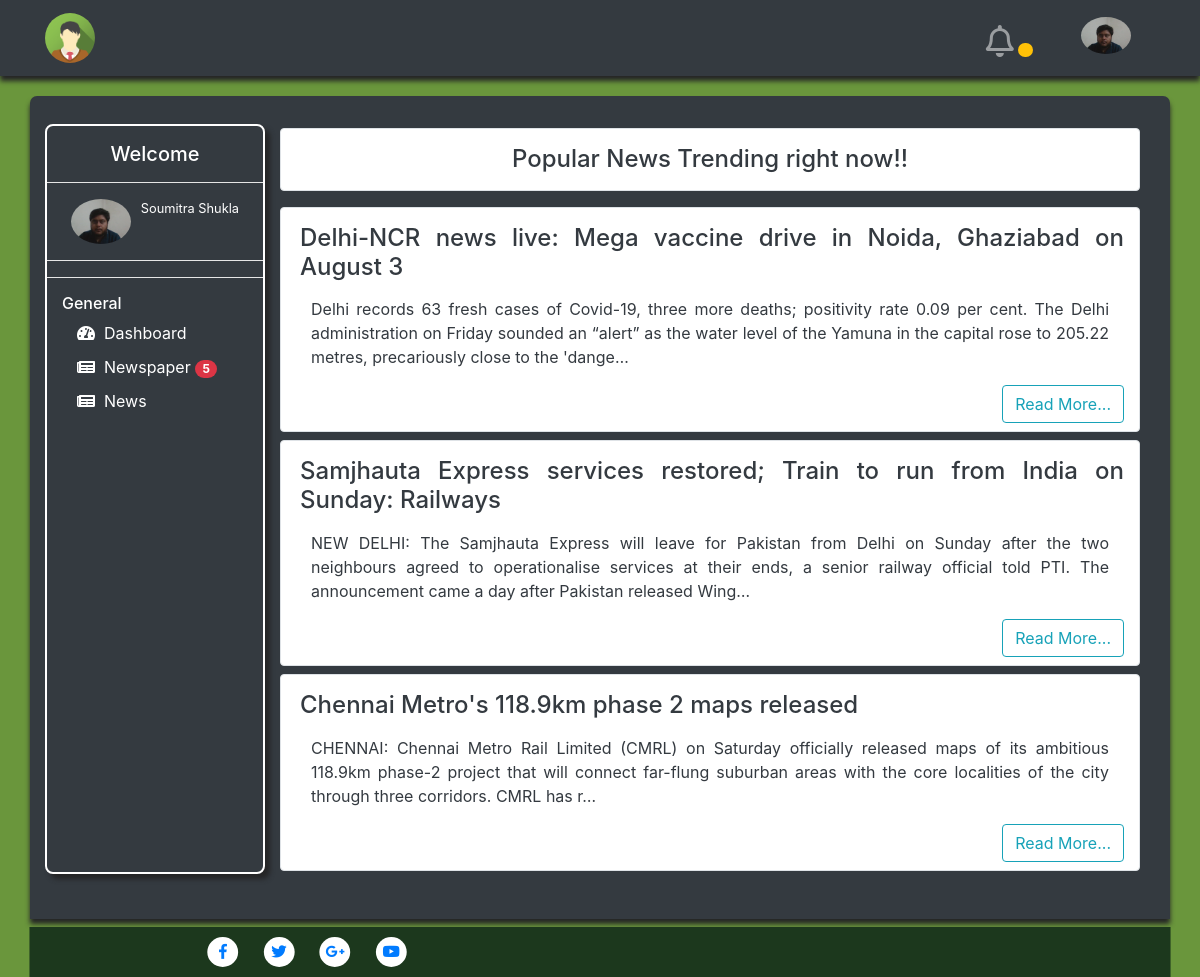
Screenshot of /news/latest (signed in) with the database file from the repository.
### accounts/models.py (models this page shows, shortened)
class Profile(models.Model):
    user = models.OneToOneField(User, on_delete=models.CASCADE)
    name = models.CharField(max_length=30, blank=True)
    email_id = models.EmailField(
        max_length=70, blank=True, null=True, unique=True)
    phone_number = models.IntegerField(blank=True, null=True)
    birth_date = models.DateField(null=True, blank=True)
    picture = models.ImageField(upload_to='profile_pics')
    SEX_CHOICES = (
        ('F', 'Female',),
        ('M', 'Male',),
        ('U', 'Unsure',),
    )
    sex = models.CharField(
        max_length=1,
        choices=SEX_CHOICES,
    )

### newspapers/models.py (models this page shows, shortened)
class News(models.Model):
    heading = models.CharField(max_length=400)
    article = models.TextField(null=True,blank=True)
    summary = models.TextField(null=True,blank=True)
    published_date = models.DateTimeField(blank=True, null=True)
    unique_id = models.IntegerField(blank=True, null=True)
    newspaper_name = models.ForeignKey(
        Newspaper_name, related_name='related_news', on_delete=models.CASCADE)

### newspapers/views.py (the view)
# urls.py: path('news/latest',views.latest_news,name='latest'),
def latest_news(request):
	news=News.objects.all().order_by("-id")[:6]
	return render(request,'newspapers/latest.html',context={'news':news})

### mysite/context_processors.py (called while the page is built)
def main(request):
	return {
	'newspaper_name': Newspaper_name.objects.all().order_by('-id')
	}

### newspapers/templates/newspapers/latest.html
{% extends "main.html" %}
{% block content %}
                <div class="container row mx-auto">
                    <div class="col-12 my-2 border bg-white text-dark rounded">
                        <h4 class="text-center d-block my-3">Popular News Trending right now!! </h4>
                    </div>
                 {% for new in news %}
                    <div class="col-12 text-justify bg-white text-dark border rounded mt-2">
                        <h4 class="ml-1 d-block my-3">{{new.heading}}</h4>
                        <P class="container">{{new.article|truncatechars:"250"}}</P>
                        <a href="{% url 'newspapers:news_detail' pk=new.pk %}" class="d-inline-block mb-2 btn btn-outline-info float-right">Read More...</a>
                    </div>
                    {% endfor %}
                </div>
{% endblock %}

### templates/main.html (shortened to what this page needs)
{% load static %}
<!DOCTYPE html>
<html lang="en">
<head>
    <link rel="stylesheet" type="text/css" href="{% static 'lib/bootstrap4.min.css' %}" />
    <link rel="stylesheet" href="https://use.fontawesome.com/releases/v5.0.13/css/all.css">
    <link rel="stylesheet" href="{% static 'css/main.css' %}">
</head>
<body style="background-color: #6a963c;">
    <nav class="navbar navbar-expand-sm navbar-dark navbar-top fixed-top bg-dark" style="box-shadow: 0px 5px 5px #252526;">
        <div class="container">
            <a href="http://www.indianrailways.gov.in/railwayboard/" class="navbar-brand">
                <img src="{% static 'img/indian_railway.png' %}" class="rounded-circle img-fluid" width="50">
            </a>
            <div class="collapse navbar-collapse" id="navid">
                {% if user.is_authenticated %}
                <ul class="navbar-nav text-center ml-auto" id="logged">
                    <li class="nav-item dropdown mx-3">
                        <a href="#" class="nav-link mt-2" data-toggle="dropdown">
                            <i class="far fa-bell fa-2x"></i>
                            <small><span class="badge badge-pill badge-warning notification text-warning">.</span></small>
                        </a>
                    </li>
                    <li class="nav-item dropdown mx-3">
                        <a href="{% url 'accounts:profile' %}" class="nav-link " data-toggle="dropdown">
                          <img src="{{ user.profile.picture.url}}" class="rounded-circle img-fluid" width="50">
                        </a>
                    </li>
                </ul>
                {% else %}
                <ul class="navbar-nav text-center ml-auto" id="not-logged">
                    <li class="nav-item m-2">
                        <a href="{% url 'login' %}" class=" text-white btn btn-success">LogIn / SignUp</a>
                    </li>
                </ul>
                {% endif %}
            </div>
        </div>
    </nav>
    <div class="container"><br><br><br><br></div>
    <div class="container bg-dark text-white" style="min-height: 800px; border-radius: 7px 7px 0px 0px;box-shadow: 0px 5px 5px #252526;">
        <div class="row-offcanvas row-offcanvas-left">
            <br>
            <div id="sidebar" class="sidebar-offcanvas text-white mt-1 bg-dark" style="border: 2px solid white; box-shadow: 5px 5px 5px #252526; height:750px;border-radius: 8px;">
                <div class="mt-3">
                    <div class="text-center my-2">
                        <h5> Welcome </h5>
                    </div>
                    <hr class="bg-white">
                    <div id="user" class="">
                        <img class="img-responsive rounded-circle ml-4" src="{{ user.profile.picture.url}}" width="60">
                        <small class="float-right mr-4">
                        {{user.profile.name}} <br>
                        </small>
                    </div>
                    <hr class="bg-white">
                    <hr class="bg-white">
                    <div class="container custom-list">
                        <ul class="list-unstyled" style="color: white;">
                            <h6><span>General</span></h6>
                            <div class="container">
                                <a href="{% url 'accounts:profile' %}"><i class="fa fa-tachometer-alt"></i><span class=""> &nbsp;Dashboard</span></a>
                                <a href="#">
                                    <li data-toggle="collapse" data-target="#newspapers">
                                        <i class="fas fa-newspaper"></i>
                                        <span class="menu-text"> &nbsp;Newspaper</span>
                                        <span class="badge badge-pill badge-danger">5</span>
                                    </li>
                                </a>
                                <li data-toggle="collapse" data-target="#Favourites">
                                    <i class="fas fa-newspaper"></i>
                                    <span class="menu-text"> &nbsp;News</span>
                                </li>
                            </div>
                        </ul>
                    </div>
                </div>
            </div>
            <div id="main" class="">
                {% block content %}
                {% endblock %}
            </div>
        </div><br><br>
        <footer id="mu-footer" class="mx-auto mt-2">
                <div class="mu-footer-area">
                    <div class="row">
                        <div class="col-md-6">
                            <div class="mu-footer-right">
                                <div class="mu-social-media">
                                    <a href="https://www.facebook.com/RailMinIndia" target="_blank"><i class="fab fa-facebook-f"></i></a>
                                    <a href="https://twitter.com/RailMinIndia/" target="_blank"><i class="fab fa-twitter"></i></a>
                                    <a href="https://plus.google.com/+MinistryofRailwaysIndia" target="_blank"><i class="fab fa-google-plus-g"></i></a>
                                    <a href="https://www.youtube.com/user/RailMinIndia" target="_blank"><i class="fab fa-youtube"></i></a>
                                </div>
                            </div>
                        </div>
                        <div class="col-md-6 ">
                        </div>
                    </div>
                </div>
        </footer>
    </div>
</body>
</html>

### static/css/main.css (style rules this page uses)
#sidebar { width: inherit; min-width: 220px; max-width: 220px; background-color:#f5f5f5; float: left; height:100%; position:relative; overflow-y:auto; overflow-x:hidden; }
#main { height:100%; overflow:auto; }
.custom-list a { text-decoration: none; color: white; }
.custom-list ul li { padding-top: 10px; }
#mu-footer { background-color: #1c381d; display: inline; float: left; width: 100%; transform: scaleX(1.028); }
.mu-footer-area { display: inline; float: left; padding: 5px 0; text-align: center; width: 100%; }
.mu-footer-right { display: inline; float: left; width: 100%; }
.mu-social-media { display: inline; float: left; width: 100%; }
.mu-social-media a { background-color: white; border-radius: 50%; display: inline-block; margin: 5px 10px; text-align: center; text-decoration: none; width: 30px; height: 30px; line-height: 30px; font-size: 15px; }

### rows the page displays
News: heading "Delhi-NCR news live: Mega vaccine drive in Noida, Ghaziabad on August 3", article "Delhi records 63 fresh cases of Covid-19, three more deaths; positivity rate 0.09 per cent. The Delhi administration on Friday sounded an “alert” as the water level of the Yamuna in the capital rose to 205.22 metres, precariously close to the 'dange…"
News: heading "Samjhauta Express services restored; Train to run from India on Sunday: Railways", article "NEW DELHI: The Samjhauta Express will leave for Pakistan from Delhi on Sunday after the two neighbours agreed to operationalise services at their ends, a senior railway official told PTI. The announcement came a day after Pakistan released Wing…"
News: heading "Chennai Metro's 118.9km phase 2 maps released", article "CHENNAI: Chennai Metro Rail Limited (CMRL) on Saturday officially released maps of its ambitious 118.9km phase-2 project that will connect far-flung suburban areas with the core localities of the city through three corridors. CMRL has r…"

### other values shown
{{ user.profile.name }} "Soumitra Shukla"
